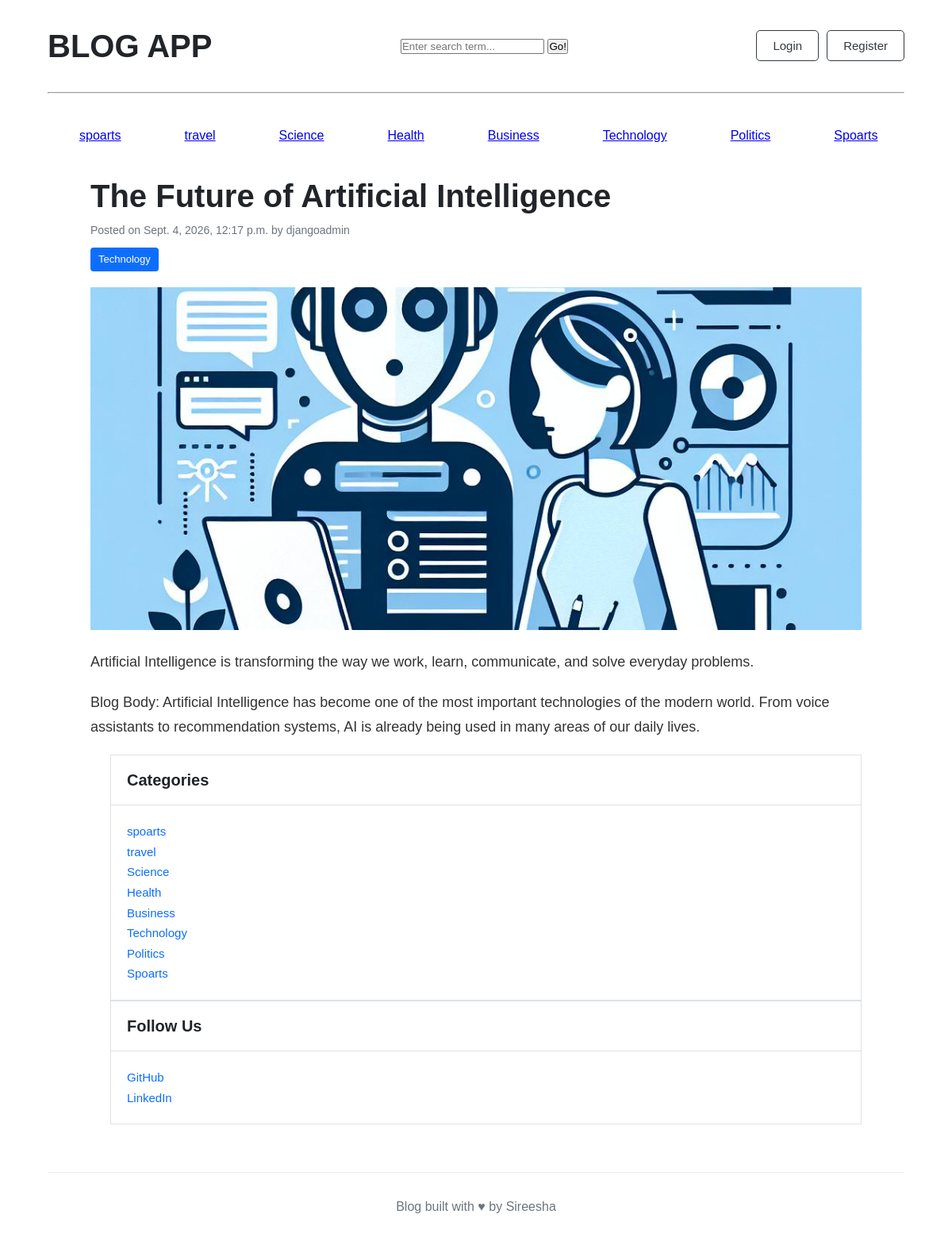
/the-future-of-artificial-intelligence, run on the app's committed database.
### blogs/models.py (models this page shows, shortened)
class category(models.Model):
    category_name = models.CharField(max_length = 40,unique = True)
    created_at = models.DateTimeField(auto_now_add=True)
    updated_at = models.DateTimeField(auto_now = True)
    class Meta:
        verbose_name_plural='categories'
    def __str__(self):
        return self.category_name

class Blog(models.Model):
    title = models.CharField(max_length=100)
    slug = models.SlugField(max_length=150, unique=True, blank=True)
    category = models.ForeignKey(category, on_delete=models.CASCADE)
    author = models.ForeignKey(User, on_delete=models.CASCADE)
    featured_image = models.ImageField(upload_to='uploads/%Y/%m/%d')
    short_description = models.TextField(max_length=500)
    blog_body = models.TextField(max_length=2000)
    status = models.CharField(max_length=20, choices=STATUS_CHOICES, default="Draft")
    is_featured = models.BooleanField(default=False)
    created_at = models.DateTimeField(auto_now_add=True)
    updated_at = models.DateTimeField(auto_now=True)

### blogs/views.py (the view)
# urls.py: path('<slug:slug>',views.single_blog,name='single_blog'),
def single_blog(req,slug):
    slug_data = get_object_or_404(Blog,slug=slug)
    return render(req,'blogs.html',{'slug_data':slug_data})

### blogs/context_processors.py (called while the page is built)
def get_categories(request):
    categories = category.objects.all()
    return dict(categories=categories)

def searching(request):
    keyword = request.GET.get('keyword')
    print(keyword)
    return dict(keyword = keyword)

### blogs/Templates/blogs.html
{% extends 'base.html' %}
{% block content %}
<div class="container blog-detail-container mt-5">
    <div class="row">
        <div class="col-lg-8">
            <article>
                <header class="mb-4">
                    <h1 class="fw-bolder mb-1">
                        {{ slug_data.title }}
                    </h1>
                    <div class="text-muted fst-italic mb-2">
                        Posted on {{ slug_data.created_at }}
                        by {{ slug_data.author }}
                    </div>
                    <a
                        class="badge bg-primary text-decoration-none"
                        href="#"
                    >
                        {{ slug_data.category }}
                    </a>
                </header>
                <figure class="mb-4">
                    <img
                        class="img-fluid"
                        src="{{ slug_data.featured_image.url }}"
                        alt="{{ slug_data.title }}"
                    >
                </figure>
                <section class="mb-5">
                    <p class="fs-5 mb-4">
                        {{ slug_data.short_description }}
                    </p>
                    <p class="fs-5 mb-4">
                        {{ slug_data.blog_body }}
                    </p>
                </section>
            </article>
        </div>
        <div class="col-lg-4 sidebar">
            <div class="card mb-4">
                <div class="card-header">
                    Categories
                </div>
                <div class="card-body">
                    <div class="row">
                        {% for cat in categories %}
                        <div class="col-sm-6 mb-2">
                            <a href="{% url 'category_pages' cat.id %}">
                                {{ cat.category_name }}
                            </a>
                        </div>
                        {% endfor %}
                    </div>
                </div>
            </div>
            <div class="card mb-4">
                <div class="card-header">
                    Follow Us
                </div>
                <div class="card-body">
                    <ul class="list-unstyled mb-0">
                        <li class="mb-2">
                            <a href="#">
                                GitHub
                            </a>
                        </li>
                        <li>
                            <a href="#">
                                LinkedIn
                            </a>
                        </li>
                    </ul>
                </div>
            </div>
        </div>
    </div>
</div>
{% endblock %}

### blogs/Templates/base.html (shortened to what this page needs)
{% load static %}
<!DOCTYPE html>
<html lang="en">
<head>
<link rel="stylesheet" href="{% static 'css/blog.css' %}">
</head>
<body>
<main class="container">
    <div class="nav">
       <h2>BLOG APP</h2>
            <div class="card mb-4">
                <div class="card-body">
                    <form method="GET" action="{% url 'search'%}">
                        <div class="input-group">
                            <input class="form-control" type="text" value="{{keyword|default:''}}" name="keyword" placeholder="Enter search term...">
                            <button class="btn btn-primary"type="submit">
                                Go!
                            </button>
                        </div>
                    </form>
                </div>
            </div>
        <div class="buttons">
        <button>Login</button>
        <button>Register</button>
    </div>
</div>
<hr>
<div class="topics">
            {% for topic in  categories %}
               <a href="{% url 'category_pages' topic.id%}" style="margin:40px">{{topic.category_name}}</a>
            {% endfor %}
</div>
 {% block content %}
 {% endblock %}
<footer>
    <p>
        Blog built with ♥ by Sireesha
    </p>
</footer>
</body>
</html>

### blogs/static/css/blog.css (style rules this page uses)
* { box-sizing: border-box; margin: 0; padding: 0; }
body { font-family: Arial, Helvetica, sans-serif; background-color: #ffffff; color: #212529; line-height: 1.6; }
.nav { display: flex; align-items: center; justify-content: space-between; padding: 25px 0; }
.nav h2 { font-size: 40px; font-weight: bold; }
.buttons { display: flex; gap: 10px; }
.buttons button { padding: 10px 20px; border: 1px solid #343a40; border-radius: 5px; background-color: white; color: #343a40; font-size: 15px; cursor: pointer; }
.topics { display:flex }
.container { width: 90%; max-width: 1140px; margin: 0 auto; }
.card-body { padding: 20px 10px; }
footer { margin-top: 60px; padding: 30px; border-top: 1px solid #eeeeee; text-align: center; color: #6c757d; }
* { box-sizing: border-box; }
.blog-detail-container { max-width: 1140px; }
.blog-detail-container article { width: 100%; }
.blog-detail-container article h1 { font-size: 40px; font-weight: 700; line-height: 1.2; color: #212529; margin-bottom: 8px; }
.blog-detail-container article .text-muted { font-size: 14px; color: #6c757d !important; margin-bottom: 10px; }
.blog-detail-container article .badge { display: inline-block; background-color: #0d6efd !important; color: #ffffff !important; font-size: 13px; font-weight: 500; padding: 5px 10px; border-radius: 4px; text-decoration: none; }
.blog-detail-container article figure { width: 100%; margin: 20px 0 25px 0; }
.blog-detail-container article figure img { width: 100%; aspect-ratio: 900 / 400; object-fit: cover; display: block; border-radius: 0 !important; }
.blog-detail-container article section { margin-top: 10px; }
.blog-detail-container article section p { font-size: 18px; line-height: 1.7; color: #333333; margin-bottom: 20px; }
.blog-detail-container .sidebar { padding-left: 25px; }
.blog-detail-container .card { background-color: #ffffff; border: 1px solid #dee2e6; border-radius: 0; box-shadow: none; }
.blog-detail-container .card-header { background-color: #ffffff; border-bottom: 1px solid #dee2e6; color: #212529; font-size: 20px; font-weight: 600; padding: 15px 20px; }
.blog-detail-container .card-body { padding: 20px; }
.blog-detail-container .card .row { margin-left: -8px; margin-right: -8px; }
.blog-detail-container .card .row > div { padding-left: 8px; padding-right: 8px; }
.blog-detail-container .card a { color: #0d6efd; text-decoration: none; font-size: 15px; }
.blog-detail-container .card ul { padding: 0; margin: 0; }
.blog-detail-container .card ul li { list-style: none; }
.blog-detail-container .card ul li a { color: #0d6efd; }

### data on the page
category: category_name "spoarts"
category: category_name "travel"
category: category_name "Science"
category: category_name "Health"
category: category_name "Business"
category: category_name "Technology"
category: category_name "Politics"
category: category_name "Spoarts"
Blog: title "The Future of Artificial Intelligence", created_at "Sept. 4, 2026, 12:17 p.m.", author "djangoadmin", category "Technology", featured_image (picture), short_description "Artificial Intelligence is transforming the way we work, learn, communicate, and solve everyday problems.", blog_body "Blog Body: Artificial Intelligence has become one of the most important technologies of the modern world. From voice assistants to recommendation systems, AI is already being used in many areas of our daily lives."
